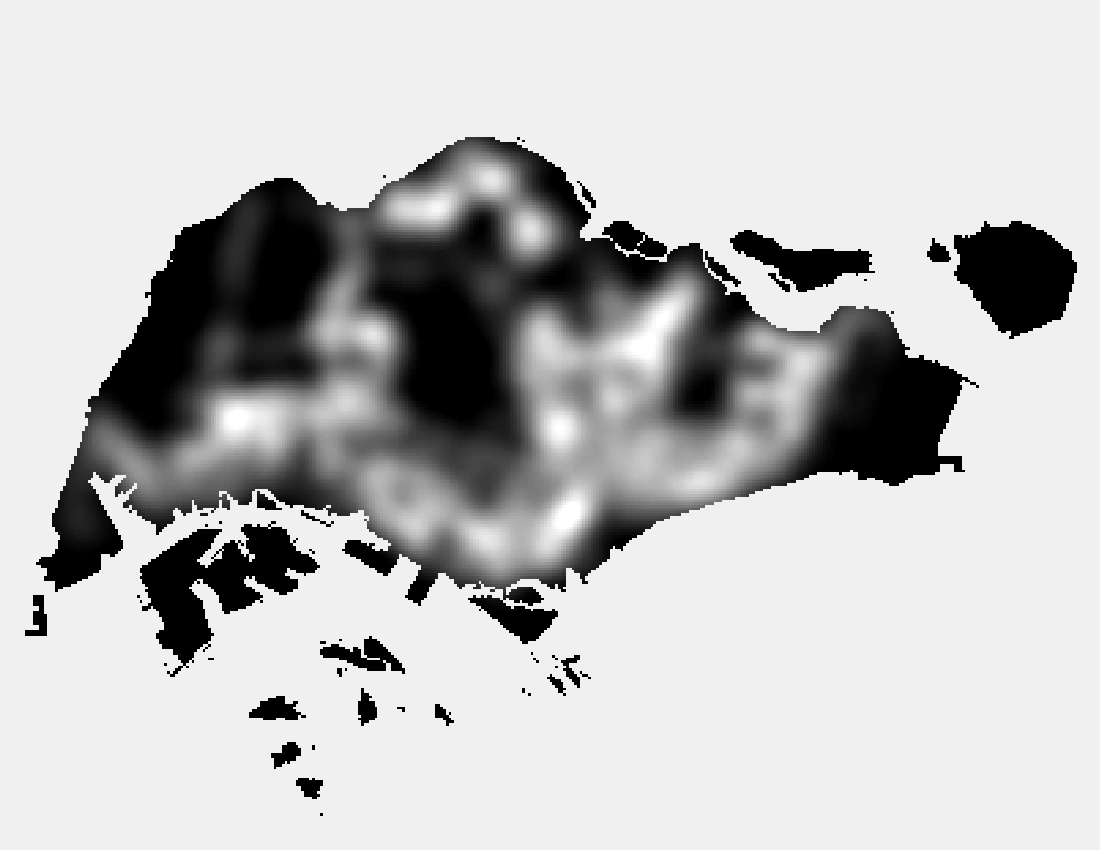
#> input picture Raster_images/BusStop.png, 1100 x 850 px; the run also reads 1 picture not shown here
$ jupyter execute --allow-errors 'Phase 2.ipynb'   (shell and % lines are left out)   (Python 2 division)
#> lines starting #> are read from the running program, lines starting #| are printed output that depends on the picture; after the words box and inside, x2 and y2 are one past the last pixel; in counts of white or black regions, pixels touching at a corner belong together
# Predicting Dengue Fever outbreaks in Singapore
### Spatial, Demographic, Transportation Analysis
#### Contributors:
##### - Yuan Lai (https://github.com/ylurban)
##### - Diego Garzòn (https://github.com/Diegosmiles)
##### - Bilguun Turboli (https://github.com/bilguun)

[cell 1]
# Import relevant modules
import pandas as pd
import numpy as np
import matplotlib.pylab as plt
import matplotlib.image as mpimg
import numpy
from PIL import Image
from sklearn.pipeline import Pipeline
from sklearn.decomposition import PCA
from sklearn.ensemble import RandomForestClassifier
from sklearn.grid_search import GridSearchCV
from sklearn.cross_validation import train_test_split
from sklearn.metrics import accuracy_score
from sklearn.cross_validation import KFold
from sklearn.metrics import roc_auc_score
from sklearn.metrics import confusion_matrix
import statsmodels.formula.api as smf
from gridsearch import get_results
import time
import itertools
from sklearn.linear_model import Ridge
%pylab inline

### DATA PREPARATION

[cell 2]
def feature_to_array(file_n):
    #The input of the function is a raster file with dimentions (n pixels,m pixels),
    #and the output is going to be an array of dimmensions (m*n,1).
    #Each pixel is going to have a unique identifier (index in the array).
    #This index follows the formula (i*n)+j where (i,j) is the position of the pixel in the image
    #and n is the width of the image.
#> called with file_n = 'Raster_images/BusStop.png'
    im = mpimg.imread(file_n)
#> im is the input picture: shape (850, 1100, 3) float32; min 0, max 1, mean 0.748
    im_greyscale = rgb2gray(im)
    imarray = numpy.array(im_greyscale)
    feature=[i for a in imarray for i in a]
    return feature

def rgb2gray(rgb):
    return np.dot(rgb[...,:3], [0.299, 0.587, 0.114])

def read_pictures(filename):
    file_name=filename
    im = mpimg.imread(file_name)
    im_greyscale = rgb2gray(im)

[cell 3]
file_name='Raster_images/BusStop.png'
bus=feature_to_array(file_name) # array1
#> in feature_to_array, `feature=[i for a in imarray for i in a]`: feature = 935000 items
#> bus = 935000 items

file_name='Raster_images/Mosquito.png'
mosquito=feature_to_array(file_name) # array4
#> call 2 of feature_to_array, with file_n = 'Raster_images/Mosquito.png'
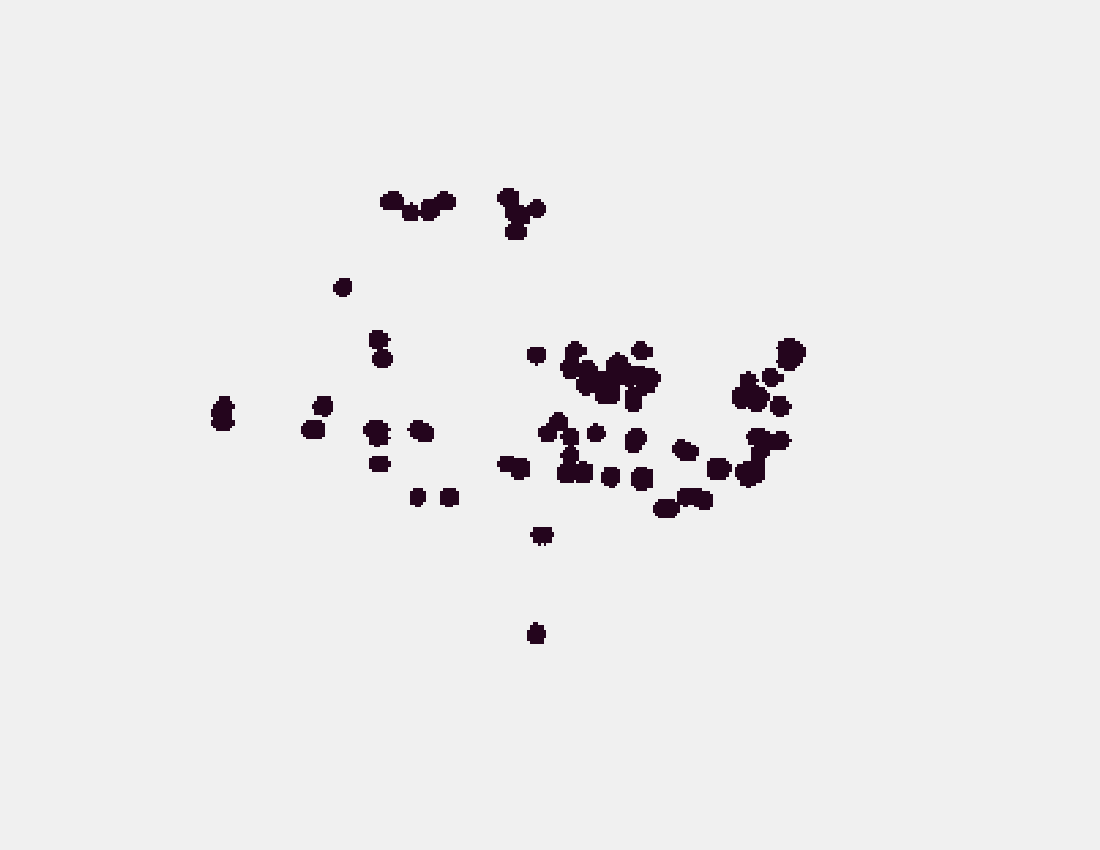
#> input picture Raster_images/Mosquito.png, 1100 x 850 px
#> in feature_to_array, im is the input picture: shape (850, 1100, 3) float32; mean R, G, B 0.92, 0.917, 0.919
#> in rgb2gray (call 2), `return np.dot(rgb[...,:3], [0.299, 0.587, 0.114])`: returned value: shape (850, 1100) float64; values 0.0667 (black) and 0.941 (white), 97.7% white; 30 black regions, largest, box (x1, y1, x2, y2) and area: (560, 341, 661, 412) 3601, (538, 412, 593, 483) 1775, (735, 428, 792, 488) 1629
#> mosquito = 935000 items

file_name='Raster_images/Str_Density.png'
street=feature_to_array(file_name) # array5
#> call 3 of feature_to_array, with file_n = 'Raster_images/Str_Density.png'
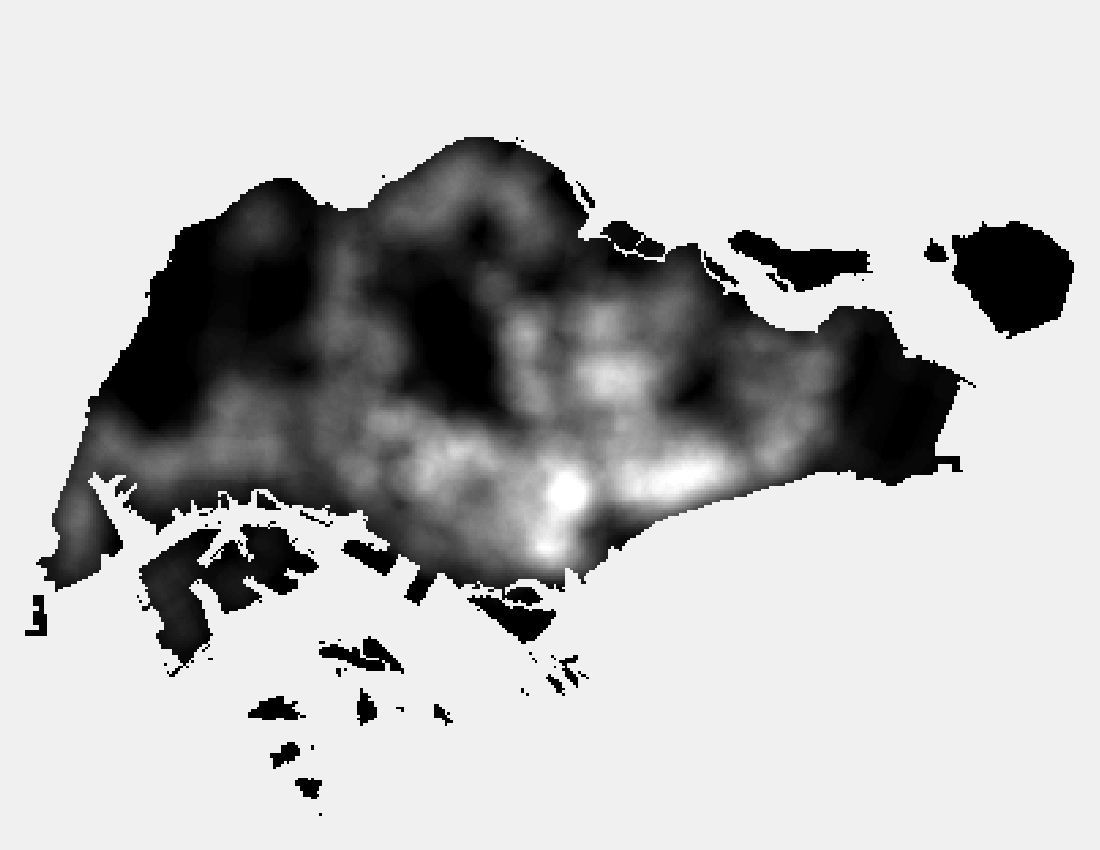
#> input picture Raster_images/Str_Density.png, 1100 x 850 px
#> in feature_to_array, im is the input picture: shape (850, 1100, 3) float32; min 0, max 1, mean 0.731
#> street = 935000 items

file_name='Raster_images/Trash.png'
trash=feature_to_array(file_name) # array6
#> trash = 935000 items

file_name='Raster_images/Lot_Density.png'
lot=feature_to_array(file_name) # array7
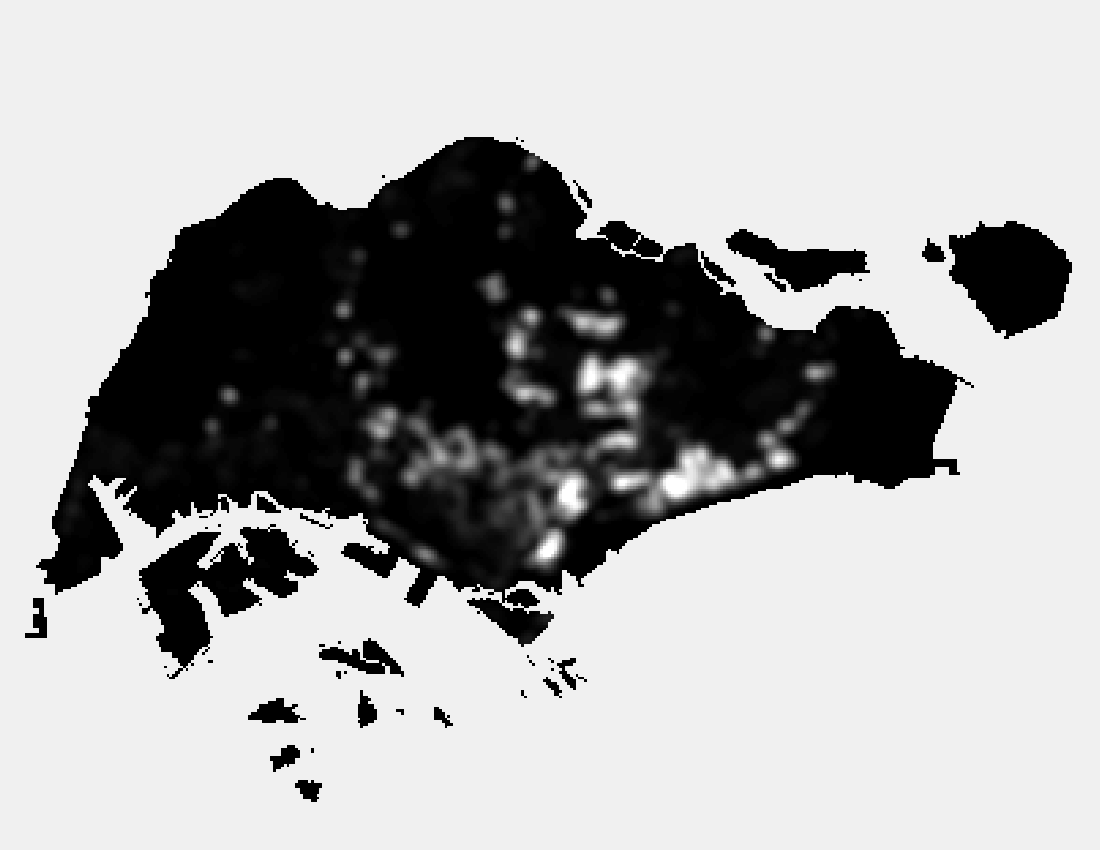
#> input picture Raster_images/Lot_Density.png, 1100 x 850 px
#> in feature_to_array, im is the input picture: shape (850, 1100, 3) float32; min 0, max 1, mean 0.678
#> lot = 935000 items

file_name='Raster_images/Water_Facility.png'
water=feature_to_array(file_name) # array8
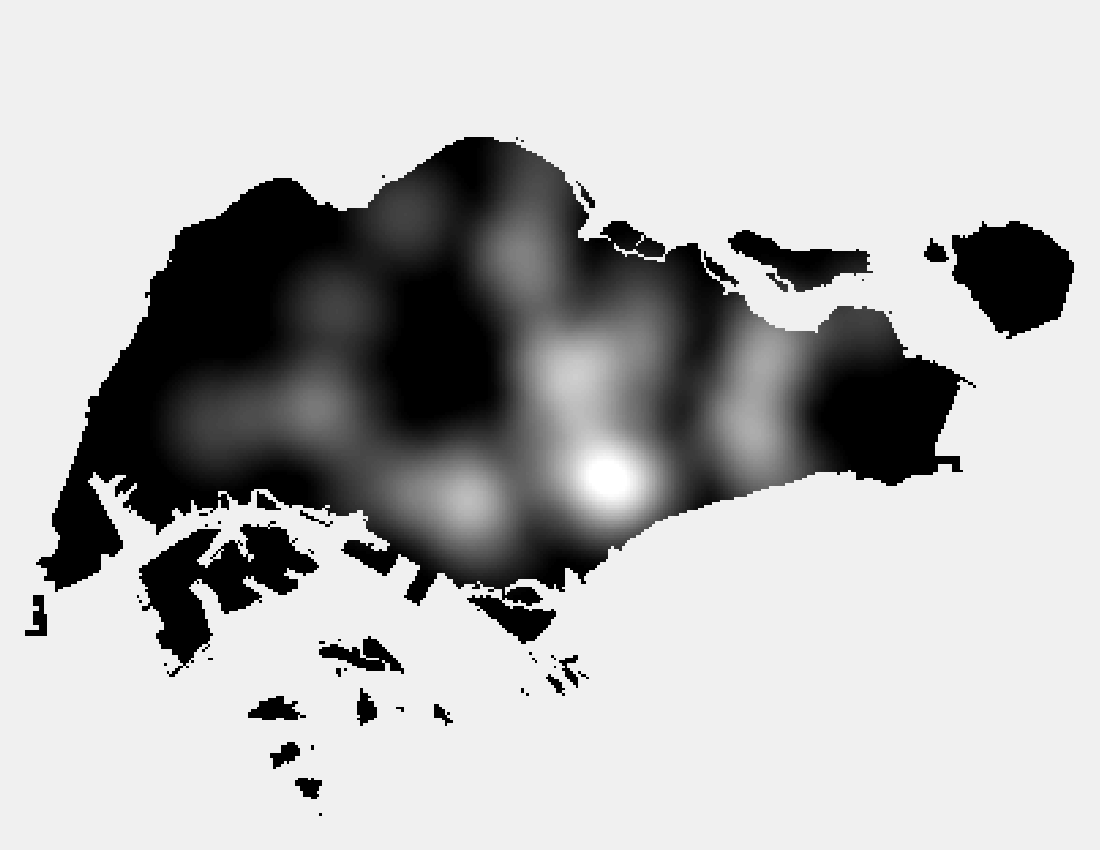
#> input picture Raster_images/Water_Facility.png, 1100 x 850 px
#> in feature_to_array, im is the input picture: shape (850, 1100, 3) float32; min 0, max 1, mean 0.717
#> water = 935000 items

file_name='Raster_images/Park_Dist.png'
#> (the rest of this cell did not finish here and is left out)
